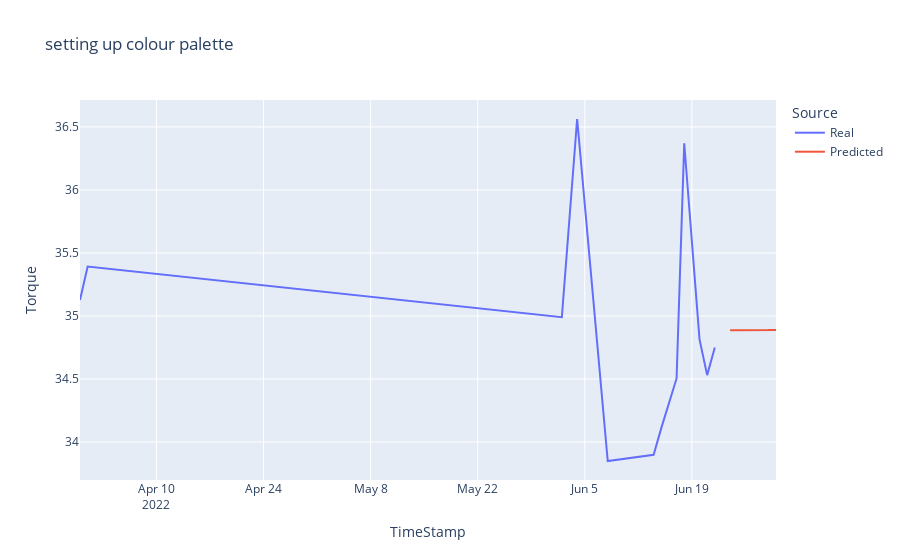

Source (notebook cell):
### Code cell
px.line(Stn310_plot_data, x="TimeStamp", y='Torque', color='Source', 
                 title="setting up colour palette")

### Figure 1 — Plotly figure (JSON) as saved in the notebook; plotly's stock layout.template omitted (floating-point values rounded to 4 significant figures)
{"data": [{"hovertemplate": "Source=Real<br>TimeStamp=%{x}<br>Torque=%{y}<extra></extra>", "legendgroup": "Real", "line": {"color": "#636efa", "dash": "solid"}, "marker": {"symbol": "circle"}, "mode": "lines", "name": "Real", "orientation": "v", "showlegend": true, "type": "scatter", "x": ["2022-03-31", "2022-04-01", "2022-06-02", "2022-06-04", "2022-06-08", "2022-06-14", "2022-06-15", "2022-06-17", "2022-06-18", "2022-06-20", "2022-06-21", "2022-06-22"], "xaxis": "x", "y": [35.13, 35.39, 34.99, 36.56, 33.85, 33.9, 34.11, 34.5, 36.37, 34.81, 34.53, 34.75], "yaxis": "y"}, {"hovertemplate": "Source=Predicted<br>TimeStamp=%{x}<br>Torque=%{y}<extra></extra>", "legendgroup": "Predicted", "line": {"color": "#EF553B", "dash": "solid"}, "marker": {"symbol": "circle"}, "mode": "lines", "name": "Predicted", "orientation": "v", "showlegend": true, "type": "scatter", "x": ["2022-06-24", "2022-06-27", "2022-06-28", "2022-06-29", "2022-06-30", "2022-06-29"], "xaxis": "x", "y": [34.89, 34.89, 34.89, 34.89, 34.89, 34.89], "yaxis": "y"}], "layout": {"legend": {"title": {"text": "Source"}, "tracegroupgap": 0}, "title": {"text": "setting up colour palette"}, "xaxis": {"anchor": "y", "domain": [0, 1], "title": {"text": "TimeStamp"}}, "yaxis": {"anchor": "x", "domain": [0, 1], "title": {"text": "Torque"}}}}
